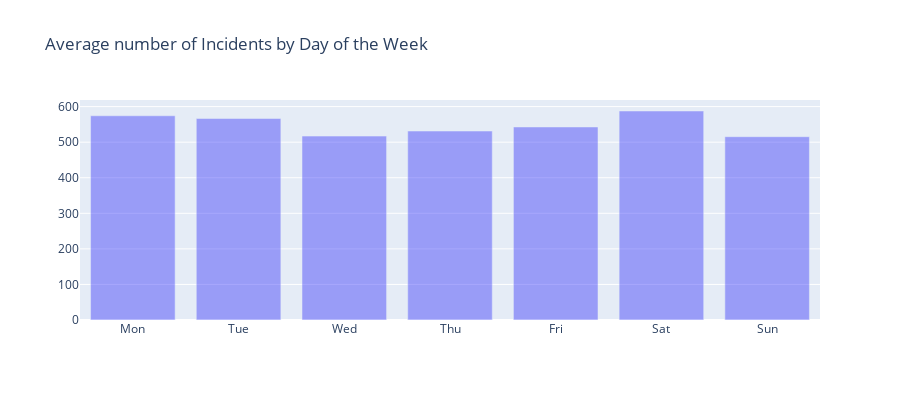

This figure's notebook cell:
### Markdown cell above
> The charts above shows that TUESDAY has the highest frequency of incidents from 2001 to 2019. Although the chart below shows that, on an average, Most incidents occur on MONDAYS and SATURDAYS of the week. We may need to find out why this is the case

### Code cell
tempdf1 = incidents.groupby(['year', 'weekday']).agg({'weekday' : 'count'}).rename(columns={'weekday' : 'weekday_count'}).reset_index()
aggregated = tempdf1.groupby(['weekday']).agg({'weekday_count' : 'mean'})

x2 = aggregated.index.tolist()
y2 = aggregated.weekday_count.tolist()

weekmap = {0:'Mon', 1:'Tue', 2:'Wed', 3:'Thu', 4:'Fri', 5:'Sat', 6:'Sun'}
x2 = [weekmap[x] for x in x2]
wkmp = {}
for j,x in enumerate(x2):
    wkmp[x] = y2[j]
order = list(weekmap.values())
ordervals = [wkmp[val] for val in order]

trace1 = go.Bar(x=order, y=ordervals, opacity=0.75, name="weekday", marker=dict(color='rgba(61, 60, 250, 0.6)'))
layout = dict(height=400, title='Average number of Incidents by Day of the Week', legend=dict(orientation="h"));

fig = go.Figure(data=[trace1], layout=layout)
iplot(fig, filename='stacked-bar')

### Figure 1 — Plotly figure (JSON) as saved in the notebook; plotly's stock layout.template omitted (floating-point values rounded to 4 significant figures)
{"data": [{"marker": {"color": "rgba(61, 60, 250, 0.6)"}, "name": "weekday", "opacity": 0.75, "type": "bar", "x": ["Mon", "Tue", "Wed", "Thu", "Fri", "Sat", "Sun"], "y": [574.2, 566.6, 517.1, 531.3, 542.7, 587.7, 515.4]}], "layout": {"height": 400, "legend": {"orientation": "h"}, "title": {"text": "Average number of Incidents by Day of the Week"}}}
